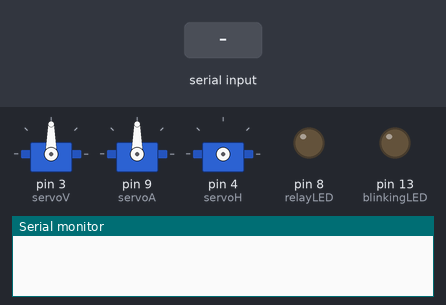
This sketch was run on a simulated Arduino Uno, built with avr-gcc and run on an emulated ATmega328P. Parts: 3 × servo, output pins drawn as LEDs (lit = HIGH), the last lines printed to the serial monitor. The test bench sets the inputs (shaded band).

Above: at 1.2 s.
1.3 s: "Here1\n" received over Serial
At 2.6 s:
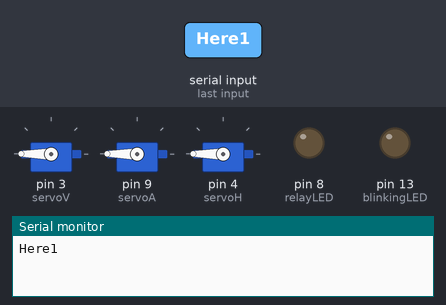
2.9 s: "1" received over Serial
At 4.1 s:
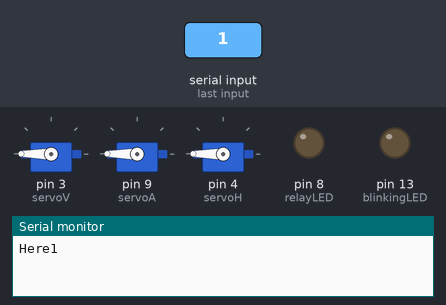
Timing chart, 0 to 5.9 s (numbered marks = the images above; inputs shaded):
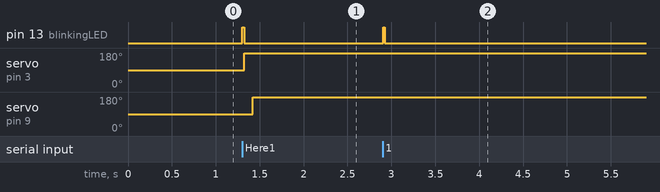

The sketch:

tmobile_hackathon_Arduino.ino
```cpp
#include <Servo.h>

Servo servoV;
Servo servoH;
Servo servoA;

const int blinkingLED = 13;
const int relayLED = 8;

String input = "";
float aVal = 0;


void setup() {
  // put your setup code here, to run once:
  Serial.begin(9600);
  pinMode(blinkingLED, OUTPUT);
  pinMode(relayLED, OUTPUT);
  servoV.attach(3);
  //servoH.attach(4);
  servoA.attach(9);
}

void loop() {
  // put your main code here, to run repeatedly:
  if (Serial.available())
  {
    digitalWrite(blinkingLED, HIGH);
    delay(20); // wait a bit for the entire message to arrive
    input = ""; //clear the previous input

    while (Serial.available() > 0)
    {

      char character = Serial.read(); //read the values in the serial port

      input.concat(character);//add the new character to the string


    }
    digitalWrite(blinkingLED, LOW);

    //Serial.println("Here1");
    if (input.length() > 1)
    {
  //    if (input == "zz")
//{ digitalWrite(relayLED, HIGH);}
 //     else if (input = "yy")
//{ digitalWrite(relayLED, LOW);}

      //Serial.write("Input: ");
      Serial.print(input);
      //char a = input[0];
      //Serial.println(a);

      float value1 = int(input[0]);
      float value2 = int(input[1]);
      float value3 = int(input[2]);

     // Serial.println((value1));
     // Serial.println((value2));
      servoV.write(value1 * 3.0);

      if (aVal != value2) {
        aVal = value2;
        servoH.attach(4);
        servoH.write(value2*3.0);
        delay(100);
        servoH.detach();
      }

      float newVal = value3*3.0;
      servoA.write(newVal);
      delay(10);

      input = "";
    }
  }

  //loop delay
  delay(10);
}
```

Measured:
- after the input at 1.3 s, pin 13 (blinkingLED): LOW → HIGH at once, → LOW 0.02 s later; servo on pin 3 (servoV): 90° → 180° at once; servo on pin 9 (servoA): 90° → 180° after 0.12 s
- after the input at 2.9 s, pin 13 (blinkingLED): LOW → HIGH at once, → LOW 0.02 s later
